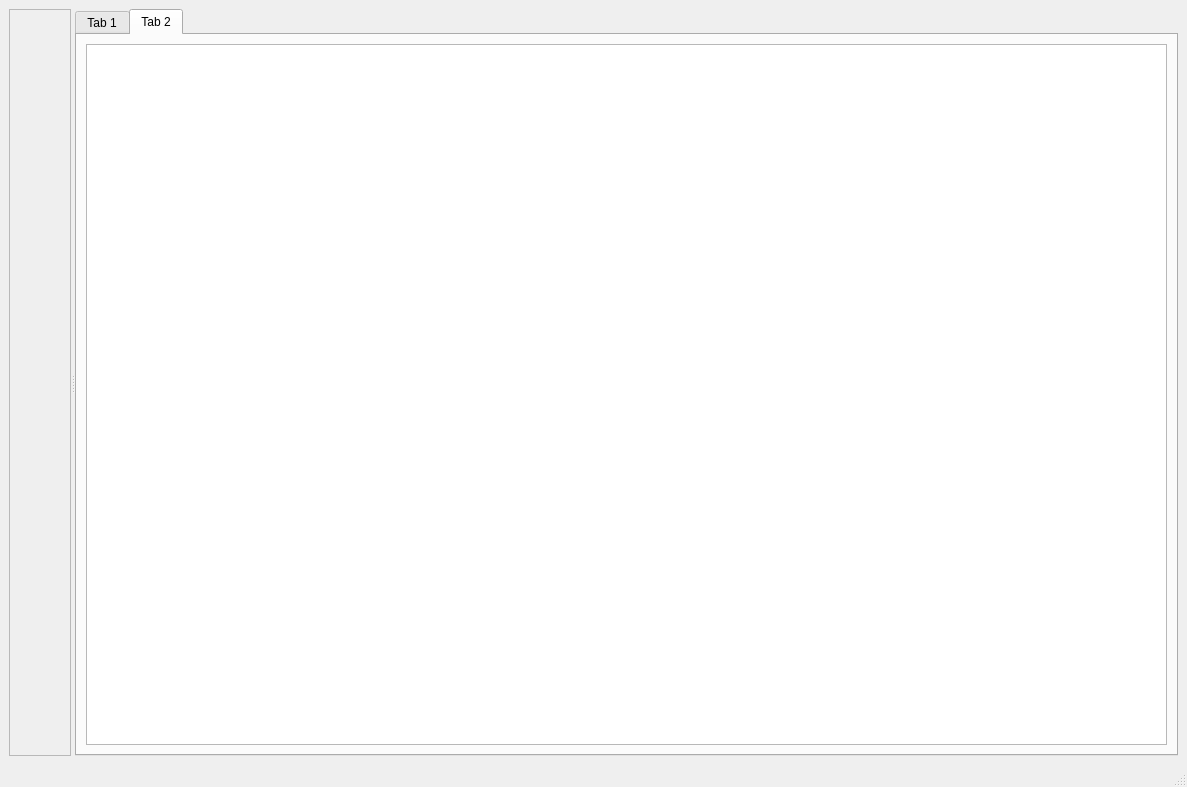
<?xml version="1.0" encoding="UTF-8"?>
<ui version="4.0">
 <class>MainWindow</class>
 <widget class="QMainWindow" name="MainWindow">
  <property name="geometry">
   <rect>
    <x>0</x>
    <y>0</y>
    <width>1187</width>
    <height>787</height>
   </rect>
  </property>
  <property name="windowTitle">
   <string>MainWindow</string>
  </property>
  <property name="tabShape">
   <enum>QTabWidget::Rounded</enum>
  </property>
  <widget class="QWidget" name="centralWidget">
   <layout class="QHBoxLayout" name="horizontalLayout_8">
    <item>
     <widget class="QSplitter" name="mainSplitter">
      <property name="orientation">
       <enum>Qt::Horizontal</enum>
      </property>
      <widget class="QFrame" name="videoframe">
       <property name="sizePolicy">
        <sizepolicy hsizetype="Preferred" vsizetype="Preferred">
         <horstretch>0</horstretch>
         <verstretch>0</verstretch>
        </sizepolicy>
       </property>
       <property name="frameShape">
        <enum>QFrame::StyledPanel</enum>
       </property>
       <property name="frameShadow">
        <enum>QFrame::Raised</enum>
       </property>
       <layout class="QHBoxLayout" name="horizontalLayout_2">
        <item>
         <widget class="QLabel" name="videolabel">
          <property name="text">
           <string/>
          </property>
         </widget>
        </item>
       </layout>
      </widget>
      <widget class="QTabWidget" name="tabs">
       <property name="currentIndex">
        <number>1</number>
       </property>
       <widget class="QWidget" name="mainTab">
        <attribute name="title">
         <string>Tab 1</string>
        </attribute>
        <layout class="QVBoxLayout" name="verticalLayout">
         <item>
          <layout class="QHBoxLayout" name="tendon1Layout">
           <item>
            <widget class="QLabel" name="tendon1Label">
             <property name="text">
              <string>Tendon 1: </string>
             </property>
            </widget>
           </item>
           <item>
            <widget class="QProgressBar" name="tendon1Progress">
             <property name="value">
              <number>0</number>
             </property>
            </widget>
           </item>
          </layout>
         </item>
         <item>
          <layout class="QHBoxLayout" name="tendon2Layout">
           <item>
            <widget class="QLabel" name="tendon2Label">
             <property name="text">
              <string>Tendon 2: </string>
             </property>
            </widget>
           </item>
           <item>
            <widget class="QProgressBar" name="tendon2Progress">
             <property name="value">
              <number>0</number>
             </property>
            </widget>
           </item>
          </layout>
         </item>
         <item>
          <layout class="QHBoxLayout" name="tendon3Layout">
           <item>
            <widget class="QLabel" name="tendon3Label">
             <property name="text">
              <string>Tendon 3: </string>
             </property>
            </widget>
           </item>
           <item>
            <widget class="QProgressBar" name="tendon3Progress">
             <property name="value">
              <number>0</number>
             </property>
            </widget>
           </item>
          </layout>
         </item>
         <item>
          <layout class="QHBoxLayout" name="spoolSpeedLayout">
           <item>
            <widget class="QLabel" name="spoolSpeedLabel">
             <property name="text">
              <string>Spool Speed: </string>
             </property>
            </widget>
           </item>
           <item>
            <widget class="QProgressBar" name="spoolSpeedProgress">
             <property name="minimum">
              <number>-10</number>
             </property>
             <property name="maximum">
              <number>10</number>
             </property>
             <property name="value">
              <number>0</number>
             </property>
             <property name="format">
              <string>%v rpm</string>
             </property>
            </widget>
           </item>
          </layout>
         </item>
         <item>
          <layout class="QHBoxLayout" name="controllerStatusLayout">
           <item>
            <widget class="QLabel" name="controllerStatusLabel">
             <property name="text">
              <string>Controler Status: </string>
             </property>
            </widget>
           </item>
           <item>
            <widget class="QLineEdit" name="controllerStatusInfo">
             <property name="text">
              <string>Dissconected</string>
             </property>
             <property name="dragEnabled">
              <bool>false</bool>
             </property>
             <property name="readOnly">
              <bool>true</bool>
             </property>
             <property name="clearButtonEnabled">
              <bool>false</bool>
             </property>
            </widget>
           </item>
           <item>
            <widget class="QComboBox" name="controllerStatusCombo"/>
           </item>
           <item>
            <widget class="QPushButton" name="controllerSearchBtn">
             <property name="text">
              <string>Search</string>
             </property>
            </widget>
           </item>
           <item>
            <widget class="QPushButton" name="constollerStatusBtn">
             <property name="text">
              <string>Connect</string>
             </property>
            </widget>
           </item>
          </layout>
         </item>
         <item>
          <layout class="QHBoxLayout" name="mcuStatusLayout">
           <item>
            <widget class="QLabel" name="mcuStatusLabel">
             <property name="text">
              <string>MCU Status:</string>
             </property>
            </widget>
           </item>
           <item>
            <widget class="QLineEdit" name="mcuStatusInfo">
             <property name="text">
              <string>Dissconected</string>
             </property>
             <property name="readOnly">
              <bool>true</bool>
             </property>
            </widget>
           </item>
           <item>
            <widget class="QComboBox" name="mcuStatusCombo"/>
           </item>
           <item>
            <widget class="QPushButton" name="mcuSearchBtn">
             <property name="text">
              <string>Search</string>
             </property>
            </widget>
           </item>
           <item>
            <widget class="QPushButton" name="mcuStatusBtn">
             <property name="text">
              <string>Connect</string>
             </property>
            </widget>
           </item>
          </layout>
         </item>
         <item>
          <widget class="Line" name="line">
           <property name="orientation">
            <enum>Qt::Horizontal</enum>
           </property>
          </widget>
         </item>
         <item>
          <layout class="QHBoxLayout" name="spoolSpeedSettingLayout">
           <item>
            <widget class="QLabel" name="spoolSpeedSettingLabel">
             <property name="text">
              <string>Spool Speed: </string>
             </property>
            </widget>
           </item>
           <item>
            <widget class="QSlider" name="spoolSpeedSettingSlider">
             <property name="sliderPosition">
              <number>0</number>
             </property>
             <property name="orientation">
              <enum>Qt::Horizontal</enum>
             </property>
             <property name="invertedAppearance">
              <bool>false</bool>
             </property>
             <property name="invertedControls">
              <bool>false</bool>
             </property>
             <property name="tickPosition">
              <enum>QSlider::NoTicks</enum>
             </property>
            </widget>
           </item>
          </layout>
         </item>
         <item>
          <layout class="QHBoxLayout" name="steeringSensitivtySettingLayout">
           <item>
            <widget class="QLabel" name="SteeringSensitivityLabel">
             <property name="text">
              <string>Steering Sensitivity: </string>
             </property>
            </widget>
           </item>
           <item>
            <widget class="QSlider" name="SteeringSensitivitySlider">
             <property name="orientation">
              <enum>Qt::Horizontal</enum>
             </property>
            </widget>
           </item>
          </layout>
         </item>
         <item>
          <spacer name="verticalSpacer">
           <property name="orientation">
            <enum>Qt::Vertical</enum>
           </property>
           <property name="sizeHint" stdset="0">
            <size>
             <width>20</width>
             <height>40</height>
            </size>
           </property>
          </spacer>
         </item>
        </layout>
       </widget>
       <widget class="QWidget" name="logTab">
        <attribute name="title">
         <string>Tab 2</string>
        </attribute>
        <layout class="QVBoxLayout" name="verticalLayout_2">
         <item>
          <widget class="QTextBrowser" name="serialText">
           <property name="enabled">
            <bool>true</bool>
           </property>
           <property name="font">
            <font>
             <family>Monospace</family>
            </font>
           </property>
           <property name="html">
            <string>&lt;!DOCTYPE HTML PUBLIC &quot;-//W3C//DTD HTML 4.0//EN&quot; &quot;http://www.w3.org/TR/REC-html40/strict.dtd&quot;&gt;
&lt;html&gt;&lt;head&gt;&lt;meta name=&quot;qrichtext&quot; content=&quot;1&quot; /&gt;&lt;meta charset=&quot;utf-8&quot; /&gt;&lt;style type=&quot;text/css&quot;&gt;
p, li { white-space: pre-wrap; }
hr { height: 1px; border-width: 0; }
li.unchecked::marker { content: &quot;\2610&quot;; }
li.checked::marker { content: &quot;\2612&quot;; }
&lt;/style&gt;&lt;/head&gt;&lt;body style=&quot; font-family:'Monospace'; font-size:9pt; font-weight:400; font-style:normal;&quot;&gt;
&lt;p style=&quot;-qt-paragraph-type:empty; margin-top:0px; margin-bottom:0px; margin-left:0px; margin-right:0px; -qt-block-indent:0; text-indent:0px;&quot;&gt;&lt;br /&gt;&lt;/p&gt;&lt;/body&gt;&lt;/html&gt;</string>
           </property>
          </widget>
         </item>
        </layout>
       </widget>
      </widget>
     </widget>
    </item>
   </layout>
  </widget>
  <widget class="QStatusBar" name="statusbar"/>
  <action name="actionSettings">
   <property name="text">
    <string>Settings</string>
   </property>
  </action>
 </widget>
 <resources/>
 <connections/>
</ui>
